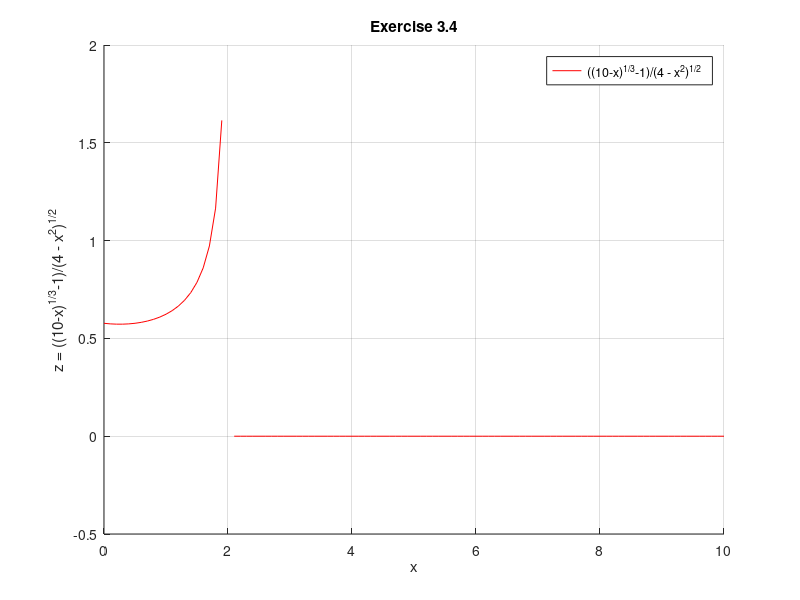

MATLAB code to generate this figure:
function exercise_3()
    x = 0:0.1:10;
    z = (((10 - x).^(1/3)) - 1) ./ (4 - (x.^2)).^(1/2);
    hold
    plot(x, z, '-r');
    grid
    title('Exercise 3.4')
    xlabel('x')
    ylabel('z = ((10-x)^{1/3}-1)/(4 - x^{2})^{1/2}')
    legend('((10-x)^{1/3}-1)/(4 - x^{2})^{1/2}');
end
